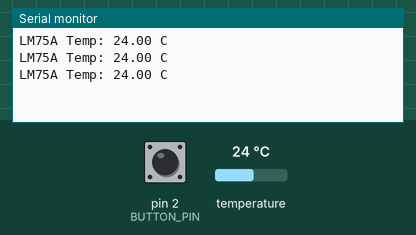
Recording of a sketch running on a simulated Arduino Uno, built with avr-gcc and run on an emulated ATmega328P. Parts: the last lines printed to the serial monitor. Wiring (inferred from the names in the program): LM75 temperature sensor at I2C address 0x48. The test bench sets the inputs (shaded band); at power-on: pin 2 (BUTTON_PIN) HIGH, temperature 24 °C.

Above: at 1.3 s.
1.4 s: pin 2 (BUTTON_PIN) pulled LOW for 0.6 s
3.5 s: pin 2 (BUTTON_PIN) pulled LOW for 1 s
6.0 s: temperature set to 12 °C
At 6.4 s:
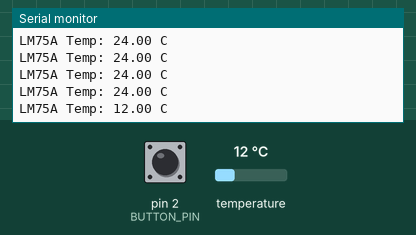
7.5 s: temperature set to 19 °C
At 7.9 s:
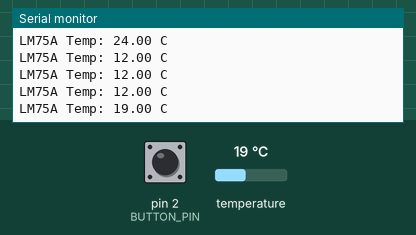
Timing chart, 0 to 10.0 s (numbered marks = the images above; inputs shaded):
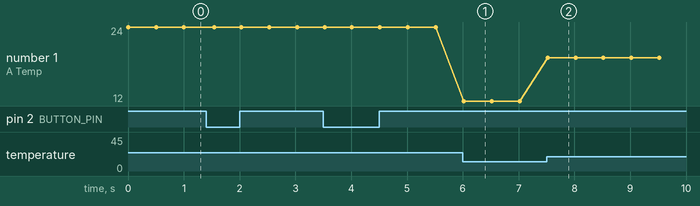

The sketch:

lm75a_kontrol.ino
```cpp
#include <Wire.h>

#define LM75A_ADDRESS 0x48
#define BUTTON_PIN 2
#define SSR_PIN 7

bool controlActive = false;
bool buttonPressed = false;

void setup() {
  Wire.begin();
  Serial.begin(9600);
  pinMode(SSR_PIN, OUTPUT);
  pinMode(BUTTON_PIN, INPUT_PULLUP);
  digitalWrite(SSR_PIN, LOW);
}

void loop() {
  float tempLM75A = readTemperatureLM75A();

  if (digitalRead(BUTTON_PIN) == LOW) {
    if (!buttonPressed) {
      controlActive = !controlActive;
      buttonPressed = true;
      Serial.print("CONTROL ");
      Serial.println(controlActive ? "STARTED" : "STOPPED");
    }
  } else {
    buttonPressed = false;
  }

  if (controlActive) {
    if (tempLM75A >= 90) {
      digitalWrite(SSR_PIN, LOW);
      Serial.println("SSR OFF (Temp >= 90C)");
    } else if (tempLM75A <= 60) {
      digitalWrite(SSR_PIN, HIGH);
      Serial.println("SSR ON (Temp <= 60C)");
    }
  } else {
    digitalWrite(SSR_PIN, LOW);
  }

  Serial.print("LM75A Temp: ");
  Serial.print(tempLM75A);
  Serial.println(" C");

  delay(500);
}

float readTemperatureLM75A() {
  Wire.beginTransmission(LM75A_ADDRESS);
  Wire.write(0x00);
  if (Wire.endTransmission() != 0) {
    return -273.15;
  }

  Wire.requestFrom(LM75A_ADDRESS, 2);
  if (Wire.available() == 2) {
    int msb = Wire.read();
    int lsb = Wire.read();
    int rawTemperature = (msb << 8) | lsb;
    rawTemperature >>= 7;
    if (rawTemperature > 255) {
      rawTemperature -= 512;
    }
    return rawTemperature * 0.5;
  }
  return -273.15;
}
```

Measured:
- after the input at 6.0 s, the serial monitor: prints a new line at once (image 1)
- after the input at 7.5 s, the serial monitor: prints a new line at once (image 2)
- plotted number 1: 24 → 12 after the input at 6.0 s, 12 → 19 after the input at 7.5 s
